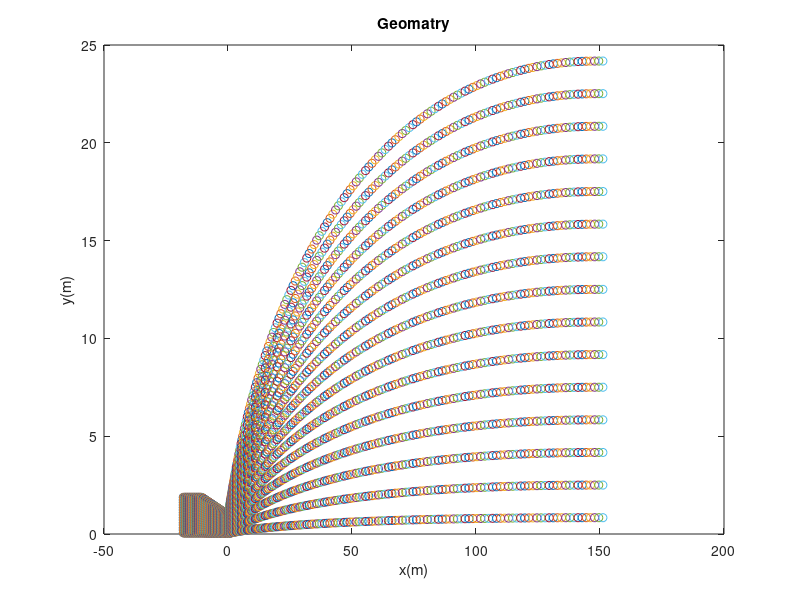
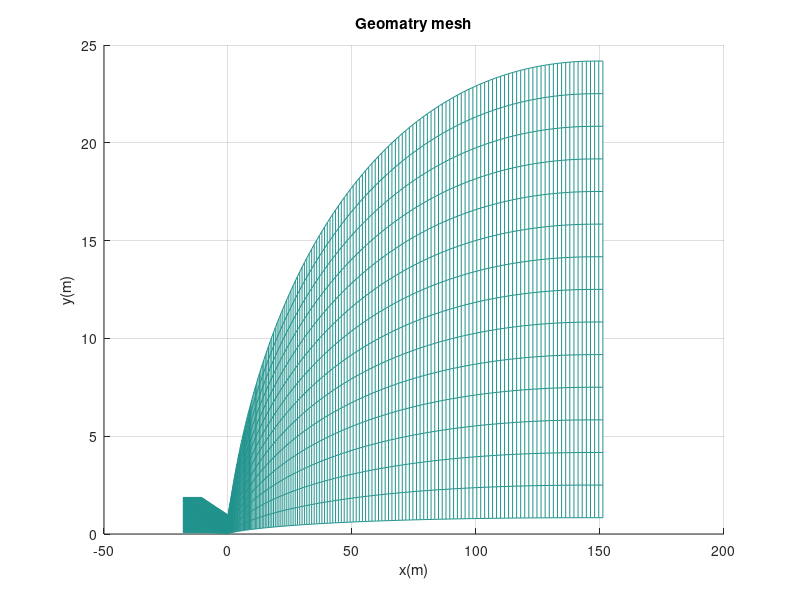

Here is the MATLAB script that generated these plots, in order: (Note: a time limit stopped this script after it produced the figures.)
%%%%%%%%%%%%%%%%%%%%%%%%%%%%%%%%%%%%%%%%%%%%%%%%%%%%%%%%%%%%%%%%%%%%%%%%%%%%%%

% INPUTS
% 1. 2D, grids data points file in .csv format. Which has (x,y) coordinates of
% all points of 2D plane
% 2. How many points are in x direction and in y direction
% 3. U = [rho, rho*u, rho*v, rho*w, e] at evrey point on 2D plane
% 4. Residual file, which has all five residual with time 
%%%%%%%%%%%%%%%%%%%%%%%%%%%%%%%%%%%%%%%%%%%%%%%%%%%%%%%%%%%%%%%%%%%%%%%%%%%%%%

%%%%%%%%%%%%%%%%%%%%%%%%%%%%%%%%%%%%%%%%%%%%%%%%%%%%%%%%%%%%%%%%%%%%%%%%%%%%%%
% OUTPUTS
% 1. Will plot the grids point to see the geomatry
% 2. All residial plots and automatically save them   
% 3. Plot density, X-velocity, Y-velocity, Z-velocity, p, T and Mach number(M)
% at evrey point on 2D plane
%%%%%%%%%%%%%%%%%%%%%%%%%%%%%%%%%%%%%%%%%%%%%%%%%%%%%%%%%%%%%%%%%%%%%%%%%%%%%%
clear;
clc ;

grids =  csvread('./Results/outputfiles/CellCenter_ij.csv') ;

para =  csvread('./Results/outputfiles/ConservedQuantity.csv') ;
residual = csvread('./Results/outputfiles/Residual.csv') ;

%  Reading the first or grids points 
Nx = grids(1,1) ;
Ny = grids(1,2) ;

% removing the first line and keeping the grids points coordinates alone 
grids(1,:) = [] ;

% Now re-shaping the each 1-D coloum to 2D matrix  
x = reshape(grids(:,1),[Ny,Nx]) ;
y = reshape(grids(:,2),[Ny,Nx]) ;
z = zeros(Ny,Nx);

if 1
    density = reshape(para(:,1),[Ny,Nx]);
    densityu= reshape(para(:,2),[Ny,Nx]);
    densityv= reshape(para(:,3),[Ny,Nx]);
    densityw= reshape(para(:,4),[Ny,Nx]);
    totalEnergy  = reshape(para(:,5),[Ny,Nx]);
    totalTemperature  = zeros(Ny,Nx);
    totalPressure  = zeros(Ny,Nx);
    for i = 1:Ny
        for j =	1:Nx	
            u(i,j) = densityu(i,j)/density(i,j) ; 
            v(i,j) = densityv(i,j)/density(i,j) ; 
            w(i,j) = densityw(i,j)/density(i,j) ; 
            pressure(i,j) = 0.4*(totalEnergy(i,j) - 0.5*density(i,j)* ...
            (u(i,j)*u(i,j)+v(i,j)*v(i,j)+w(i,j)*w(i,j)));
            temperature(i,j) = pressure(i,j) /(287.14*density(i,j)) ; 
            velocity(i,j) = sqrt(u(i,j)*u(i,j)+v(i,j)*v(i,j)+w(i,j)*w(i,j)) ;
            mach(i,j) = velocity(i,j) / sqrt(1.4*287.14*temperature(i,j)) ;
            totalTemperature(i,j) = temperature(i,j)*(1+0.5*(1.4-1)*mach(i,j)*mach(i,j));
            totalPressure(i,j) = pressure(i,j)*(1+0.5*(1.4-1)*mach(i,j)*mach(i,j))^(3.5);
        end
    end
end

%%%%%%%%%%%%%%%%%%%%%%%%%%%%%%%%%%%%%%%%%%%%%%%%%%%%%%%%%%%%%%%%%%%%%%%%%%%%%%
% Plotting the dimensinal parameters
%%%%%%%%%%%%%%%%%%%%%%%%%%%%%%%%%%%%%%%%%%%%%%%%%%%%%%%%%%%%%%%%%%%%%%%%%%%%%%
disp('Plotting has started, Kullu...')
%%%%%%%%%%%%%%%%%%%%%%%%%%%%%%%%%%%%%%%%%%%%%%%%%%%%%%%%%%
%% For the geometery 

%%%%%%%%%%%%%%%%%%%%%%%%%%%%%%%%%%%%%%%%%%%%%%%%%%%%%%%%%%
%% 1. Plotting the grid points
%%%%%%%%%%%%%%%%%%%%%%%%%%%%%%%%%%%%%%%%%%%%%%%%%%%%%%%%%%
i=1;

if 1
h = figure(i) ;
plot(x,y,'o');
title('Geomatry')
xlabel('x(m)')
ylabel('y(m)')
set(gcf, 'Units', 'Normalized', 'OuterPosition', [0 0 1 1]);
saveas(h,'./Results/MATLABPlots/Geomatry_CellCenters','epsc')
end


i=i+1;
h = figure(i) ;
mesh(x,y,z,'FaceLighting','gouraud','LineWidth',0.3)
title('Geomatry mesh')
xlabel('x(m)')
ylabel('y(m)')
set(gcf, 'Units', 'Normalized', 'OuterPosition', [0 0 1 1]);
view(2)
saveas(h,'./Results/MATLABPlots/Geomatry_mesh','epsc')

%%%%%%%%%%%%%%%%%%%%%%%%%%%%%%%%%%%%%%%%%%%%%%%%%%%%%%%%%%


%%%%%%%%%%%%%%%%%%%%%%%%%%%%%%%%%%%%%%%%%%%%%%%%%%%%%%%%%%
% 2. Surface plots 
%%%%%%%%%%%%%%%%%%%%%%%%%%%%%%%%%%%%%%%%%%%%%%%%%%%%%%%%%%

%%%%%%%%%%%%%%%%%%%%%%%%%%%%%%%%
if 1
i=i+1;
figure(i)
h = surf(x,y,z,mach) ;
colormap jet
colorbar
hcb=colorbar;
shading interp;
t = title(hcb,'\bf {Mach}') ;
set(t,'Interpreter','Latex');
xlabel('\bf{x(m)}'); ylabel('\bf y(m)'); zlabel('\bf z(m)');
title(' \bf Mach Number (M)')
% view(0,90)
view(2)
set(gcf, 'Units', 'Normalized', 'OuterPosition', [0 0 1 1]);
saveas(h,'./Results/MATLABPlots/Mach','epsc')
end 

if 1
%%%%%%%%%%%%%%%%%%%%%%%%%%%%%%%%%
i=i+1;
figure(i)
h = surf(x,y,z,density) ;
colormap jet
colorbar
hcb=colorbar;
shading interp;
t = title(hcb,'$rho$') ;
set(t,'Interpreter','Latex');
xlabel('\bf{x(m)}'); ylabel('\bf y(m)'); zlabel('\bf z(m)');
title(' \bf{Density(\rho)}')
view(0,90)
set(gcf, 'Units', 'Normalized', 'OuterPosition', [0 0 1 1]);
saveas(h,'./Results/MATLABPlots/Density','epsc')

%%%%%%%%%%%%%%%%%%%%%%%%%%%%%%%%%
i=i+1;
figure(i)
h = surf(x,y,z,velocity) ;
colormap jet
colorbar
hcb=colorbar;
shading interp;
t = title(hcb,'$V(m/s)$') ;
set(t,'Interpreter','Latex');
xlabel('\bf{x(m)}'); ylabel('\bf y(m)'); zlabel('\bf z(m)');
title(' \bf Velocity(V)')
view(0,90)
set(gcf, 'Units', 'Normalized', 'OuterPosition', [0 0 1 1]);
saveas(h,'./Results/MATLABPlots/Velocity','epsc')

%%%%%%%%%%%%%%%%%%%%%%%%%%%%%%%%%
i=i+1;
figure(i)
h = surf(x,y,z,pressure) ;
colormap jet
colorbar
hcb=colorbar;
shading interp;
t = title(hcb,'$p(N/m^2)$') ;
set(t,'Interpreter','Latex');
xlabel('\bf{x(m)}'); ylabel('\bf y(m)'); zlabel('\bf z(m)');
title(' \bf Pressure(p)')
view(0,90)
set(gcf, 'Units', 'Normalized', 'OuterPosition', [0 0 1 1]);
saveas(h,'./Results/MATLABPlots/Pressure','epsc')

%%%%%%%%%%%%%%%%%%%%%%%%%%%%%%%%%
i=i+1;
h =figure(i);
surf(x,y,z,temperature) ;
colormap jet
colorbar
hcb=colorbar;
shading interp;
t = title(hcb,'$T(K)$') ;
set(t,'Interpreter','Latex');
xlabel('\bf{x(m)}'); ylabel('\bf y(m)'); zlabel('\bf z(m)');
title(' \bf Temperature (T)')
% view(0,90)
view(2)
set(gcf, 'Units', 'Normalized', 'OuterPosition', [0 0 1 1]);
saveas(h,'./Results/MATLABPlots/Temperature','epsc')
end

if 1
%%%%%%%%%%%%%%%%%%%%%%%%%%%%%%%%%
i=i+1;
h =figure(i);
surf(x,y,z,totalTemperature) ;
colormap jet
colorbar
hcb=colorbar;
shading interp;
t = title(hcb,'$T_0(K)$') ;
set(t,'Interpreter','Latex');
xlabel('\bf{x(m)}'); ylabel('\bf y(m)'); zlabel('\bf z(m)');
title(' \bf TotalTemperature (T_0)')
% view(0,90)
view(2)
set(gcf, 'Units', 'Normalized', 'OuterPosition', [0 0 1 1]);
saveas(h,'./Results/MATLABPlots/TotalTemperature','epsc')

%%%%%%%%%%%%%%%%%%%%%%%%%%%%%%%%%
i=i+1;
h = figure(i);
surf(x,y,z,totalPressure) ;
colormap jet
colorbar
hcb=colorbar;
shading interp;
t = title(hcb,'$p_0(K)$') ;
set(t,'Interpreter','Latex');
xlabel('\bf{x(m)}'); ylabel('\bf y(m)'); zlabel('\bf z(m)');
title(' \bf TotalPressure (P_0)')
% view(0,90)
view(2)
set(gcf, 'Units', 'Normalized', 'OuterPosition', [0 0 1 1]);
saveas(h,'./Results/MATLABPlots/TotalPressure','epsc')
%%%%%%%%%%%%%%%%%%%%%%%%%%%%%%%%%%%%%%%%%%%%%%%%%%%%%%%%%%
end

%%%%%%%%%%%%%%%%%%%%%%%%%%%%%%%%%%%%%%%%%%%%%%%%%%%%%%%%%%
% 3. Contoure Plots 
%%%%%%%%%%%%%%%%%%%%%%%%%%%%%%%%%%%%%%%%%%%%%%%%%%%%%%%%%%
%%%%%%%%%%%%%%%%%%%%%%%%%%%%%%%%
if 1
i=i+1;
h = figure(i)
% h = contour(x,y,mach,'ShowText','on');
C = contour(x,y,mach,50);
% clabel(C)
hold on;
plot(x(end,:),y(end,:),'g','LineWidth',3);
hold on;
plot(x(1,:),y(end,:),'g','LineWidth',3);
hold on;
plot(x(end,:),y(1,:),'g','LineWidth',3);

colormap jet
colorbar
hcb=colorbar;
shading interp;
t = title(hcb,'\bf {Mach}') ;
set(t,'Interpreter','Latex');
xlabel('\bf{x(m)}'); ylabel('\bf y(m)');
title(' \bf Mach Number (M)')
set(gcf, 'Units', 'Normalized', 'OuterPosition', [0 0 1 1]);
saveas(h,'./Results/MATLABPlots/MachContourContourPlot','epsc')
end 

if 1
%%%%%%%%%%%%%%%%%%%%%%%%%%%%%%%%%
i=i+1;
h = figure(i)
C = contour(x,y,density,50) ;
% clabel(C)
hold on;
plot(x(end,:),y(end,:),'g','LineWidth',3);
hold on;
plot(x(1,:),y(end,:),'g','LineWidth',3);
hold on;
plot(x(end,:),y(1,:),'g','LineWidth',3);

colormap jet
colorbar
hcb=colorbar;
shading interp;
t = title(hcb,'$rho$') ;
set(t,'Interpreter','Latex');
xlabel('\bf{x(m)}'); ylabel('\bf y(m)');
title(' \bf{Density(\rho)}')
view(0,90)
set(gcf, 'Units', 'Normalized', 'OuterPosition', [0 0 1 1]);
saveas(h,'./Results/MATLABPlots/DensityContourPlot','epsc')

%%%%%%%%%%%%%%%%%%%%%%%%%%%%%%%%%
i=i+1;
figure(i)
C = contour(x,y,velocity,50) ;
% clabel(C)
hold on;
plot(x(end,:),y(end,:),'g','LineWidth',3);
hold on;
plot(x(1,:),y(end,:),'g','LineWidth',3);
hold on;
plot(x(end,:),y(1,:),'g','LineWidth',3);

colormap jet
colorbar
hcb=colorbar;
shading interp;
t = title(hcb,'$V(m/s)$') ;
set(t,'Interpreter','Latex');
xlabel('\bf{x(m)}'); ylabel('\bf y(m)');
title(' \bf Velocity(V)')
% view(0,90)
set(gcf, 'Units', 'Normalized', 'OuterPosition', [0 0 1 1]);
saveas(h,'./Results/MATLABPlots/VelocityContourPlot','epsc')

%%%%%%%%%%%%%%%%%%%%%%%%%%%%%%%%%
i=i+1;
figure(i)
C = contour(x,y,pressure,50) ;
% clabel(C)
hold on;
plot(x(end,:),y(end,:),'g','LineWidth',3);
hold on;
plot(x(1,:),y(end,:),'g','LineWidth',3);
hold on;
plot(x(end,:),y(1,:),'g','LineWidth',3);

colormap jet
colorbar
hcb=colorbar;
shading interp;
t = title(hcb,'$p(N/m^2)$') ;
set(t,'Interpreter','Latex');
xlabel('\bf{x(m)}'); ylabel('\bf y(m)');
title(' \bf Pressure(p)')
% view(0,90)
set(gcf, 'Units', 'Normalized', 'OuterPosition', [0 0 1 1]);
saveas(h,'./Results/MATLABPlots/PressureContourPlot','epsc')

%%%%%%%%%%%%%%%%%%%%%%%%%%%%%%%%%
i=i+1;
h = figure(i);
% clabel(C)
hold on;
plot(x(end,:),y(end,:),'g','LineWidth',3);
hold on;
plot(x(1,:),y(end,:),'g','LineWidth',3);
hold on;
plot(x(end,:),y(1,:),'g','LineWidth',3);

contour(x,y,temperature,50) ;
colormap jet
colorbar
hcb=colorbar;
shading interp;
t = title(hcb,'$T(K)$') ;
set(t,'Interpreter','Latex');
xlabel('\bf{x(m)}'); ylabel('\bf y(m)');
title(' \bf Temperature (T)')
% view(0,90)
% view(2)
set(gcf, 'Units', 'Normalized', 'OuterPosition', [0 0 1 1]);
saveas(h,'./Results/MATLABPlots/TemperatureContourPlot','epsc')
end

if 1
%%%%%%%%%%%%%%%%%%%%%%%%%%%%%%%%%
i=i+1;
h = figure(i);
C = contour(x,y,totalTemperature,50) ;
% clabel(C)
hold on;
plot(x(end,:),y(end,:),'g','LineWidth',3);
hold on;
plot(x(1,:),y(end,:),'g','LineWidth',3);
hold on;
plot(x(end,:),y(1,:),'g','LineWidth',3);

colormap jet
colorbar
hcb=colorbar;
shading interp;
t = title(hcb,'$T_0(K)$') ;
set(t,'Interpreter','Latex');
xlabel('\bf{x(m)}'); ylabel('\bf y(m)');
title(' \bf TotalTemperature (T_0)')
% view(0,90)
% view(2)
set(gcf, 'Units', 'Normalized', 'OuterPosition', [0 0 1 1]);
saveas(h,'./Results/MATLABPlots/TotalTemperatureContourPlot','epsc')

%%%%%%%%%%%%%%%%%%%%%%%%%%%%%%%%%
i=i+1;
h = figure(i);
C = contour(x,y,totalPressure,50) ;
% clabel(C)
hold on;
plot(x(end,:),y(end,:),'g','LineWidth',3);
hold on;
plot(x(1,:),y(end,:),'g','LineWidth',3);
hold on;
plot(x(end,:),y(1,:),'g','LineWidth',3);

colormap jet
colorbar
hcb=colorbar;
shading interp;
t = title(hcb,'$p_0(K)$') ;
set(t,'Interpreter','Latex');
xlabel('\bf{x(m)}'); ylabel('\bf y(m)');
title(' \bf TotalPressure (P_0)')
% view(0,90)
% view(2)
set(gcf, 'Units', 'Normalized', 'OuterPosition', [0 0 1 1]);
saveas(h,'./Results/MATLABPlots/TotalPressureContourPlot','epsc')
%%%%%%%%%%%%%%%%%%%%%%%%%%%%%%%%%%%%%%%%%%%%%%%%%%%%%%%%%%
end

%%%%%%%%%%%%%%%%%%%%%%%%%%%%%%%%%%%%%%%%%%%%%%%%%%%%%%%%%%
% 4. Residuals with respect to time steps
%%%%%%%%%%%%%%%%%%%%%%%%%%%%%%%%%%%%%%%%%%%%%%%%%%%%%%%%%%

% Density residual
if 1
i=i+1;
h=figure(i);
semilogy(residual(:,1), residual(:,2),'-','LineWidth',1);
title('Density Residual')
xlabel('No. of iterations')
ylabel('Density residual')
set(gcf, 'Units', 'Normalized', 'OuterPosition', [0 0 1 1]);
saveas(h,'./Results/MATLABPlots/Density_residual','epsc')
end

if 1
% x-momentum residual
i=i+1;
h=figure(i);
semilogy(residual(:,1), residual(:,3),'-','LineWidth',1);
title('x-momentum Residual')
xlabel('No. of iterations')
ylabel('x-momentum residual')
set(gcf, 'Units', 'Normalized', 'OuterPosition', [0 0 1 1]);
saveas(h,'./Results/MATLABPlots/X-momentun_residual','epsc')

% y-momentum residual
i=i+1;
h=figure(i);
semilogy(residual(:,1), residual(:,4),'-','LineWidth',1);
title('y-momentum Residual')
xlabel('No. of iterations')
ylabel('y-momentum residual')
set(gcf, 'Units', 'Normalized', 'OuterPosition', [0 0 1 1]);
saveas(h,'./Results/MATLABPlots/Y-momentun_residual','epsc')

% z-momentum residual
i=i+1;
h=figure(i);
semilogy(residual(:,1), residual(:,5),'-','LineWidth',1);
title('z-momentum Residual')
xlabel('No. of iterations')
ylabel('z-momentum residual')
set(gcf, 'Units', 'Normalized', 'OuterPosition', [0 0 1 1]);
saveas(h,'./Results/MATLABPlots/Z-momentun_residual','epsc')

% energy residual
i=i+1;
h=figure(i);
semilogy(residual(:,1), residual(:,6),'-','LineWidth',1);
title('Energy Residual')
xlabel('No. of iterations')
ylabel('Energy residual')
set(gcf, 'Units', 'Normalized', 'OuterPosition', [0 0 1 1]);
saveas(h,'./Results/MATLABPlots/Energy_residual','epsc')
end
%%%%%%%%%%%%%%%%%%%%%%%%%%%%%%%%%%%%%%%%%%%%%%%%%%%%%%%%%%
% clear;
% clc ;
disp('Results plotting is over, Kullu... :)')
% close all;


% Thrust clc
% Integreted properties
